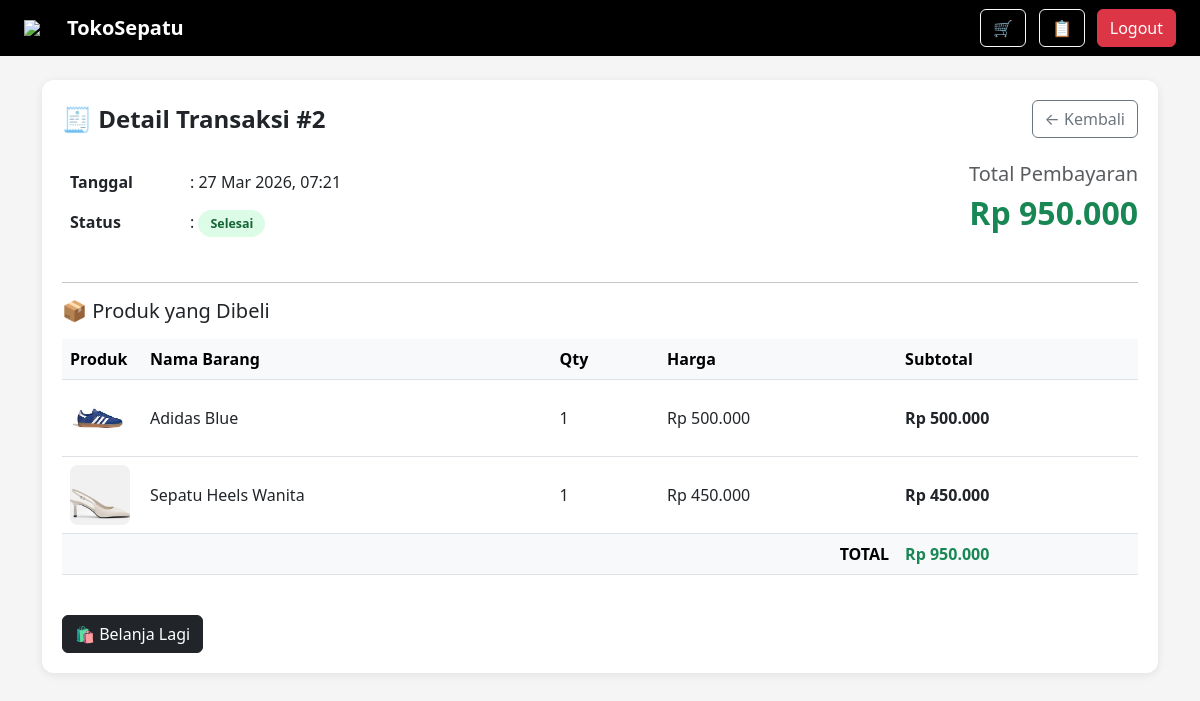
The app's page /customer/detail_transaksi.php?id=2 (signed in) with its own data.
### tables this page shows
CREATE TABLE `transaksi` (
  `id` int(11) NOT NULL,
  `id_customer` int(11) DEFAULT NULL,
  `total` int(11) DEFAULT NULL,
  `tanggal` timestamp NOT NULL DEFAULT current_timestamp(),
  `status` varchar(20) DEFAULT 'Pending'
);

CREATE TABLE `detail_transaksi` (
  `id` int(11) NOT NULL,
  `id_transaksi` int(11) DEFAULT NULL,
  `id_barang` int(11) DEFAULT NULL,
  `qty` int(11) DEFAULT NULL,
  `subtotal` int(11) DEFAULT NULL
);

CREATE TABLE `barang` (
  `id` int(11) NOT NULL,
  `nama_barang` varchar(100) DEFAULT NULL,
  `harga` int(11) DEFAULT NULL,
  `gambar` varchar(255) DEFAULT NULL,
  `stok` int(11) DEFAULT 0,
  `kategori` varchar(50) DEFAULT NULL
);

### customer/detail_transaksi.php (the view, shortened to what this page needs)
<?php
include '../config/koneksi.php';
$id = $_GET['id'];
$id_customer = $_SESSION['customer'];
$transaksi = mysqli_query($conn, "
    SELECT * FROM transaksi
    WHERE id='$id' AND id_customer='$id_customer'
");
$t = mysqli_fetch_array($transaksi);
$detail = mysqli_query($conn, "
    SELECT dt.*, barang.nama_barang, barang.gambar
    FROM detail_transaksi dt
    JOIN barang ON dt.id_barang = barang.id
    WHERE dt.id_transaksi='$id'
");
?>
<!DOCTYPE html>
<html lang="id">
<head>
    <link href="https://cdn.jsdelivr.net/npm/bootstrap@5.3.0/dist/css/bootstrap.min.css" rel="stylesheet">
</head>
<body>
<nav class="navbar navbar-dark px-4 d-flex justify-content-between">
    <a href="index.php" class="navbar-brand d-flex align-items-center">
        <img src="../gambar/sepatu.png" width="35" class="me-2">
        <span class="fw-bold fs-5">TokoSepatu</span>
    </a>
    <div>
        <a href="keranjang.php" class="btn btn-outline-light me-2">🛒</a>
        <a href="riwayat.php" class="btn btn-outline-light me-2">📋</a>
        <a href="logout.php" class="btn btn-danger">Logout</a>
    </div>
</nav>
<div class="container mt-4 mb-5">
    <div class="card-box">
        <div class="d-flex justify-content-between align-items-center mb-4">
            <h4 class="fw-bold mb-0">🧾 Detail Transaksi #<?= $id ?></h4>
            <a href="riwayat.php" class="btn btn-outline-secondary">← Kembali</a>
        </div>
        <div class="row mb-4">
            <div class="col-md-6">
                <table class="table table-borderless">
                    <tr>
                        <td width="120"><strong>Tanggal</strong></td>
                        <td>: <?= date('d M Y, H:i', strtotime($t['tanggal'])) ?></td>
                    </tr>
                    <tr>
                        <td><strong>Status</strong></td>
                        <td>:
                            <?php
                            $status = $t['status'];
                            $badgeClass = 'badge-pending';
                            if ($status == 'Selesai') $badgeClass = 'badge-selesai';
                            elseif ($status == 'Diproses') $badgeClass = 'badge-diproses';
                            elseif ($status == 'Batal') $badgeClass = 'badge-batal';
                            ?>
                            <span class="badge-status <?= $badgeClass ?>"><?= $status ?></span>
                        </td>
                    </tr>
                </table>
            </div>
            <div class="col-md-6 text-end">
                <h5 class="text-muted">Total Pembayaran</h5>
                <h2 class="text-success fw-bold">Rp <?= number_format($t['total'], 0, ',', '.') ?></h2>
            </div>
        </div>
        <hr>
        <h5 class="mb-3">📦 Produk yang Dibeli</h5>
        <div class="table-responsive">
            <table class="table table-hover align-middle">
                <thead class="table-light">
                    <tr>
                        <th>Produk</th>
                        <th>Nama Barang</th>
                        <th>Qty</th>
                        <th>Harga</th>
                        <th>Subtotal</th>
                    </tr>
                </thead>
                <tbody>
                <?php
                while($d = mysqli_fetch_array($detail)):
                ?>
                    <tr>
                        <td width="80">
                            <img src="../gambar/<?= $d['gambar'] ?>" class="product-img">
                        </td>
                        <td><?= htmlspecialchars($d['nama_barang']) ?></td>
                        <td><?= $d['qty'] ?></td>
                        <td>Rp <?= number_format($d['subtotal'] / $d['qty'], 0, ',', '.') ?></td>
                        <td class="fw-bold">Rp <?= number_format($d['subtotal'], 0, ',', '.') ?></td>
                    </tr>
                <?php endwhile; ?>
                </tbody>
                <tfoot class="table-light">
                    <tr>
                        <td colspan="4" class="text-end fw-bold">TOTAL</td>
                        <td class="fw-bold text-success">Rp <?= number_format($t['total'], 0, ',', '.') ?></td>
                    </tr>
                </tfoot>
            </table>
        </div>
        <div class="mt-4">
            <a href="index.php" class="btn btn-dark">🛍️ Belanja Lagi</a>
        </div>
    </div>
</div>
</body>
</html>

### customer/detail_transaksi.php (style rules this page uses)
body { background: #f5f5f5; }
.navbar { background: black; }
.card-box { background: white; border-radius: 12px; padding: 20px; box-shadow: 0 2px 10px rgba(0,0,0,0.08); }
.badge-status { padding: 5px 12px; border-radius: 20px; font-size: 0.78rem; font-weight: 600; }
.badge-selesai { background: #dcfce7; color: #166534; }
.product-img { width: 60px; height: 60px; object-fit: cover; border-radius: 8px; }

### records on screen
transaksi: tanggal "27 Mar 2026, 07:21", status "Selesai", total "950.000"
detail_transaksi: id_barang.gambar (picture), id_barang.nama_barang "Adidas Blue", qty "1", $d['subtotal'] / $d['qty'] "500.000", subtotal "500.000"
detail_transaksi: id_barang.gambar (picture), id_barang.nama_barang "Sepatu Heels Wanita", qty "1", $d['subtotal'] / $d['qty'] "450.000", subtotal "450.000"

### other values on screen
$id "2"
